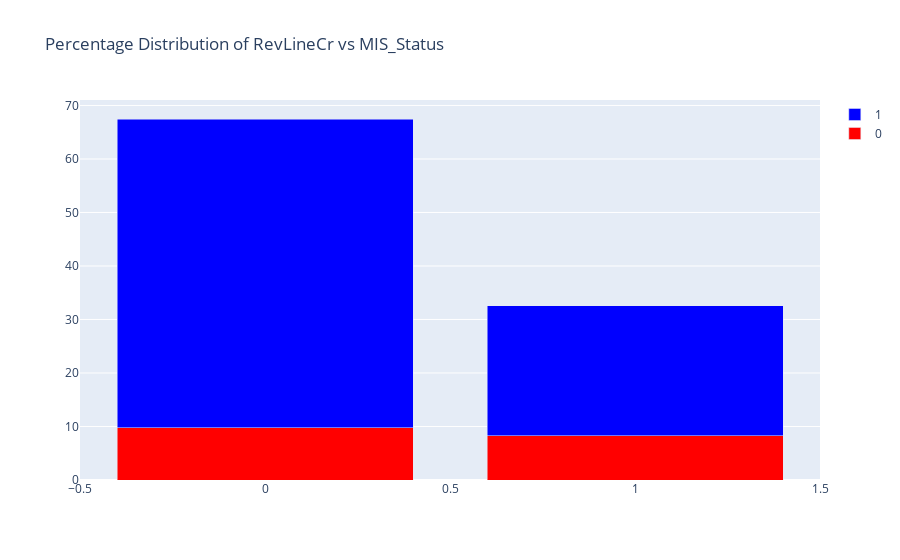

Here is the notebook cell this chart was saved with:
### Markdown cell above
### 18. RevLineCr

### Code cell
feature_vs_target(loan_df, "RevLineCr")

### Figure 1 — Plotly figure (JSON) as saved in the notebook; plotly's stock layout.template omitted (floating-point values rounded to 4 significant figures)
{"data": [{"marker": {"color": "red"}, "name": "0", "type": "bar", "x": [1, 0], "y": [8.27, 9.81]}, {"marker": {"color": "blue"}, "name": "1", "type": "bar", "x": [1, 0], "y": [24.27, 57.66]}], "layout": {"barmode": "stack", "title": {"text": "Percentage Distribution of RevLineCr vs MIS_Status"}}}
